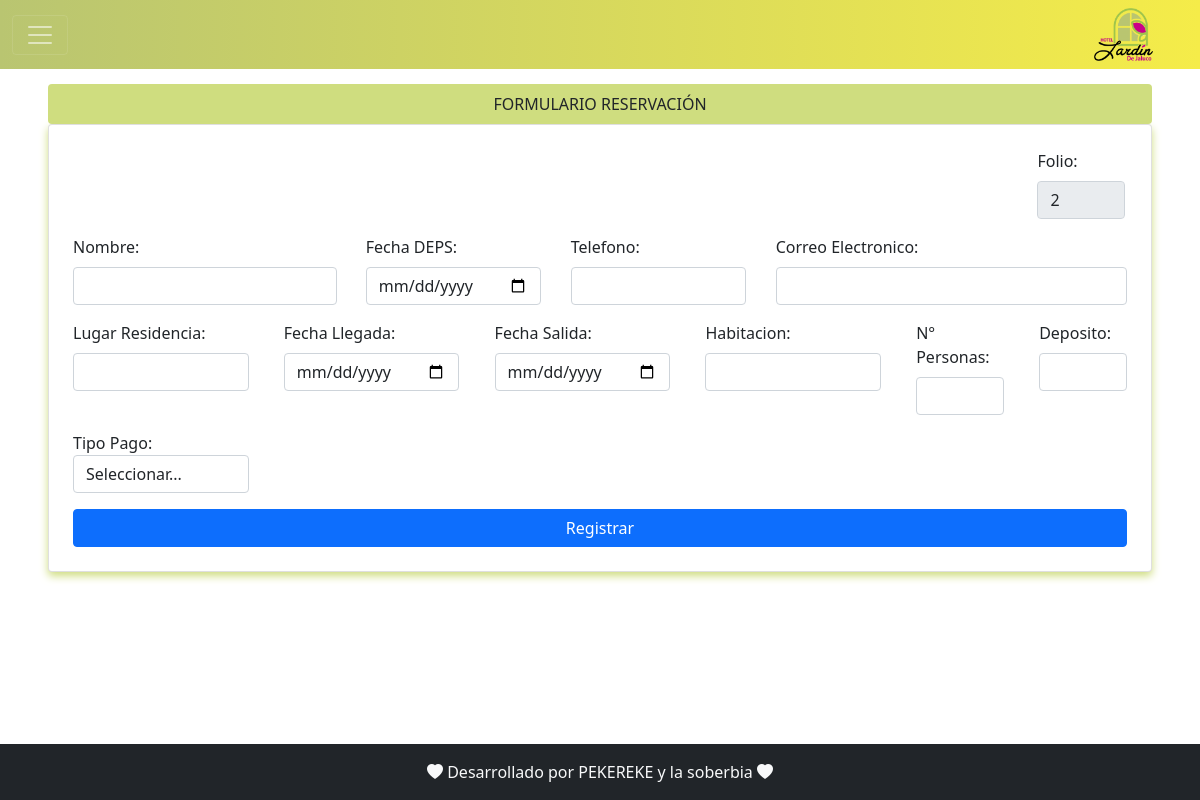
The page /reservacion.php on the database as committed earlier.
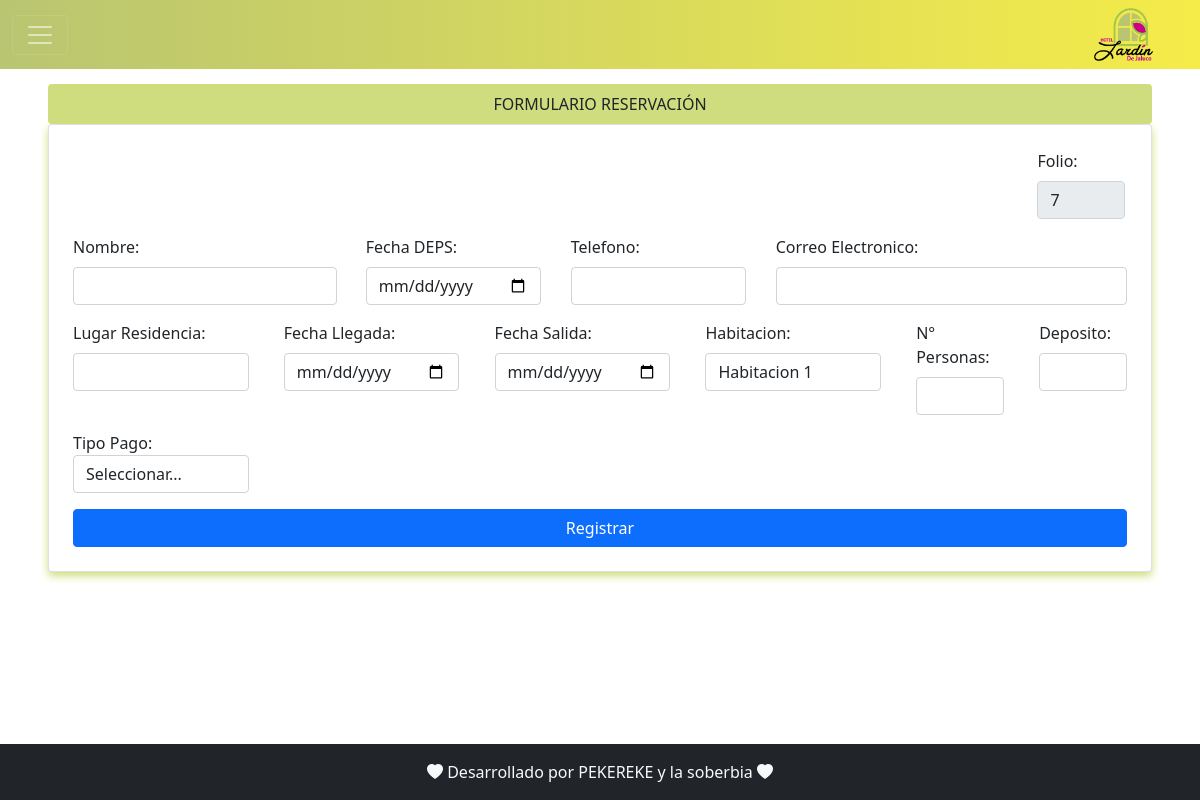
The same page on the database as committed later.
### tables this page shows
CREATE TABLE `reservaciones` (
  `idReservaciones` int(10) NOT NULL,
  `nombre` varchar(45) NOT NULL,
  `fecha_deps` date NOT NULL,
  `num_telefono` int(10) NOT NULL,
  `email` varchar(25) NOT NULL,
  `lugar_residencia` varchar(45) NOT NULL,
  `fecha_llegada` date NOT NULL,
  `fecha_salida` date NOT NULL,
  `habitacion_id` int(2) NOT NULL,
  `no_personas` int(2) NOT NULL,
  `deposito` int(6) NOT NULL,
  `fecha_reservacion` date NOT NULL,
  `tipo_pago` text NOT NULL,
  `no_folio` int(6) NOT NULL,
  `no_noches` int(2) NOT NULL
);

### reservacion.php (the view, shortened to what the changed rows need)
<?php include 'template/header.php' ?>
<?php
    include_once "model/conexion.php";
    $sentencia = $bd -> query("select * from habitaciones where disponible = 1");
    $habitaciones = $sentencia->fetchAll(PDO::FETCH_OBJ);
    $sql = $bd -> query("select no_folio from reservaciones order by idReservaciones desc");
    $reservacion = $sql->fetchAll(PDO::FETCH_OBJ);
?>
<head>
    <link rel="stylesheet" href="css/styleGeneral.css">
</head>
<div class="margin_formulario">
    <div class="row">
        <div class="col-sm-12">
            <div class="card shadow_general">
                <form class="p-4" method="POST" action="registrar.php">
                    <div class="col-sm-12 input-group">
                        <div class="col-sm-1 float_right">
                            <label class="form-label">Folio: </label>
                            <input value="<?php echo $reservacion[0]->no_folio+1; ?>" type="number" class="form-control" name="datoFolio" autofocus required readonly>
                        </div>
                    </div>
                    <div class="col-sm-12 input-group mt-3 d-flex justify-content-between">
                        <div class="col-sm-2">
                            <label class="form-label">Habitacion: </label>
                            <select id="inputState" class="form-control" name="datoHabitacion">
                                <?php
                                    foreach ($habitaciones as $habitacion) {
                                ?>
                                    <option value="<?php echo $habitacion->id; ?>" <?php echo (isset($valorSeleccionado) && $valorSeleccionado == $habitacion->id) || (isset($_GET['codigo']) && $_GET['codigo'] == $habitacion->id) ? "selected" : "" ?>><?php  echo $habitacion->nom_habitacion; ?></option>
                                <?php
                                    }
                                ?>
                            </select>
                        </div>
                    </div>
                </form>
            </div>
        </div>
    </div>
</div>
<?php include 'template/footer.php' ?>

Rows that differ between the two databases and show on the page:
no longer on this page (row edited): reservaciones: datoFolio "2"
added reservaciones: datoFolio "7"
Other text that changed with them:
form field datoHabitacion: (not shown) → "Habitacion 1"
